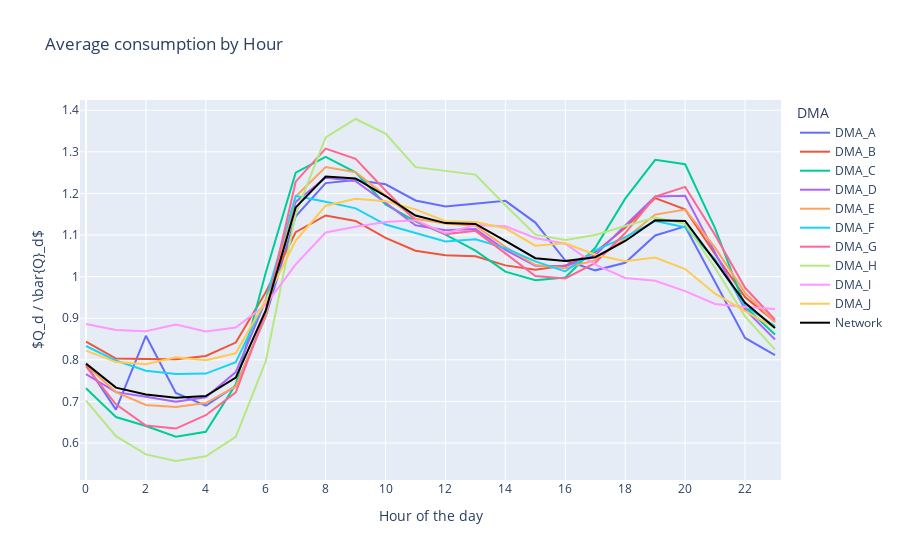

Source (notebook cell):
### Markdown cell above
## Daily patterns 

### Scaled average daily patterns 
This fig shows the behaviour of the consumption Q over a day for each DMA and the whole network.

### Code cell
# Plot the average consumption of a day at the hourly level
dmas_h_q['Network'] = dmas_h_q.sum(axis=1, skipna=False)
colors = px.colors.qualitative.Plotly.copy()
colors.append('#000000')

dmas_h_q__byhour = dmas_h_q.groupby(dmas_h_q.index.hour)

fig = go.Figure()

for i, dma in enumerate(dmas_h_q.columns):
    fig.add_trace(go.Scatter(x=dmas_h_q__byhour[dma].mean().index, 
                             y=dmas_h_q__byhour[dma].mean()/dmas_h_q__byhour[dma].mean().mean(), 
                             name=dma,
                             text=dmas_h_q__byhour[dma].mean(),
                             line=dict(color=colors[i]),
                             hovertemplate='Hour %{x}: %{text:.1f} L/s <b>'+dma+'</b>'
                            )
                    )

fig.update_layout(
    title='Average consumption by Hour',
    xaxis_title='Hour of the day',
    yaxis_title=r'$Q_d / \bar{Q}_d$',
    legend_title='DMA',
    xaxis=dict(
        range=[-0.2, 23.2],
        tickmode='array',
        tickvals=list(range(0, 25, 2)),
        ticktext=list(range(0, 25, 2))
    )
)

fig.show()

### Figure 1 — Plotly figure (JSON) as saved in the notebook; plotly's stock layout.template omitted (floating-point values rounded to 4 significant figures)
{"data": [{"hovertemplate": "Hour %{x}: %{text:.1f} L/s <b>DMA_A</b>", "line": {"color": "#636EFA"}, "name": "DMA_A", "text": [6.642, 5.728, 7.223, 6.064, 5.807, 6.21, 7.616, 9.642, 10.31, 10.37, 10.29, 9.961, 9.841, 9.894, 9.954, 9.514, 8.746, 8.547, 8.7, 9.253, 9.436, 8.31, 7.178, 6.829], "type": "scatter", "x": [0, 1, 2, 3, 4, 5, 6, 7, 8, 9, 10, 11, 12, 13, 14, 15, 16, 17, 18, 19, 20, 21, 22, 23], "y": [0.7888, 0.6803, 0.8579, 0.7202, 0.6897, 0.7376, 0.9045, 1.145, 1.225, 1.232, 1.222, 1.183, 1.169, 1.175, 1.182, 1.13, 1.039, 1.015, 1.033, 1.099, 1.121, 0.9869, 0.8525, 0.8111]}, {"hovertemplate": "Hour %{x}: %{text:.1f} L/s <b>DMA_B</b>", "line": {"color": "#EF553B"}, "name": "DMA_B", "text": [8.064, 7.676, 7.663, 7.66, 7.736, 8.042, 9.198, 10.58, 10.96, 10.84, 10.45, 10.15, 10.05, 10.03, 9.816, 9.716, 9.812, 10.12, 10.68, 11.36, 11.1, 10.07, 9.088, 8.523], "type": "scatter", "x": [0, 1, 2, 3, 4, 5, 6, 7, 8, 9, 10, 11, 12, 13, 14, 15, 16, 17, 18, 19, 20, 21, 22, 23], "y": [0.8437, 0.8031, 0.8018, 0.8015, 0.8094, 0.8415, 0.9624, 1.107, 1.147, 1.134, 1.093, 1.062, 1.051, 1.049, 1.027, 1.017, 1.027, 1.059, 1.118, 1.189, 1.162, 1.054, 0.9508, 0.8918]}, {"hovertemplate": "Hour %{x}: %{text:.1f} L/s <b>DMA_C</b>", "line": {"color": "#00CC96"}, "name": "DMA_C", "text": [3.295, 2.985, 2.887, 2.772, 2.825, 3.34, 4.547, 5.631, 5.802, 5.635, 5.288, 5.103, 4.961, 4.787, 4.559, 4.466, 4.495, 4.818, 5.35, 5.77, 5.723, 5.029, 4.18, 3.877], "type": "scatter", "x": [0, 1, 2, 3, 4, 5, 6, 7, 8, 9, 10, 11, 12, 13, 14, 15, 16, 17, 18, 19, 20, 21, 22, 23], "y": [0.7315, 0.6625, 0.6408, 0.6153, 0.6271, 0.7413, 1.009, 1.25, 1.288, 1.251, 1.174, 1.133, 1.101, 1.063, 1.012, 0.9914, 0.9978, 1.069, 1.188, 1.281, 1.27, 1.116, 0.9278, 0.8607]}, {"hovertemplate": "Hour %{x}: %{text:.1f} L/s <b>DMA_D</b>", "line": {"color": "#AB63FA"}, "name": "DMA_D", "text": [25.7, 24.24, 23.87, 23.46, 23.84, 25.86, 31.65, 39.59, 41.54, 41.27, 39.52, 37.7, 37.31, 37.4, 35.71, 34.44, 34.41, 35.3, 37.69, 40.02, 40.09, 35.44, 30.91, 28.49], "type": "scatter", "x": [0, 1, 2, 3, 4, 5, 6, 7, 8, 9, 10, 11, 12, 13, 14, 15, 16, 17, 18, 19, 20, 21, 22, 23], "y": [0.7658, 0.7223, 0.7114, 0.6991, 0.7102, 0.7707, 0.943, 1.18, 1.238, 1.23, 1.178, 1.123, 1.112, 1.114, 1.064, 1.026, 1.025, 1.052, 1.123, 1.193, 1.194, 1.056, 0.921, 0.8489]}, {"hovertemplate": "Hour %{x}: %{text:.1f} L/s <b>DMA_E</b>", "line": {"color": "#FFA15A"}, "name": "DMA_E", "text": [61.01, 55.98, 53.6, 53.2, 53.95, 57.03, 70.26, 92.42, 97.91, 96.93, 92.59, 88.27, 87.4, 86.99, 83.04, 79.65, 79.08, 80.56, 84.59, 89.06, 89.98, 82.89, 74.48, 69.01], "type": "scatter", "x": [0, 1, 2, 3, 4, 5, 6, 7, 8, 9, 10, 11, 12, 13, 14, 15, 16, 17, 18, 19, 20, 21, 22, 23], "y": [0.7873, 0.7224, 0.6916, 0.6864, 0.6962, 0.736, 0.9067, 1.193, 1.263, 1.251, 1.195, 1.139, 1.128, 1.123, 1.072, 1.028, 1.02, 1.04, 1.092, 1.149, 1.161, 1.07, 0.961, 0.8905]}, {"hovertemplate": "Hour %{x}: %{text:.1f} L/s <b>DMA_F</b>", "line": {"color": "#19D3F3"}, "name": "DMA_F", "text": [6.703, 6.421, 6.226, 6.162, 6.169, 6.39, 7.597, 9.605, 9.494, 9.364, 9.052, 8.883, 8.724, 8.766, 8.595, 8.339, 8.146, 8.552, 8.807, 9.117, 8.999, 8.378, 7.479, 7.089], "type": "scatter", "x": [0, 1, 2, 3, 4, 5, 6, 7, 8, 9, 10, 11, 12, 13, 14, 15, 16, 17, 18, 19, 20, 21, 22, 23], "y": [0.8333, 0.7982, 0.774, 0.766, 0.7669, 0.7944, 0.9444, 1.194, 1.18, 1.164, 1.125, 1.104, 1.085, 1.09, 1.069, 1.037, 1.013, 1.063, 1.095, 1.133, 1.119, 1.042, 0.9298, 0.8812]}, {"hovertemplate": "Hour %{x}: %{text:.1f} L/s <b>DMA_G</b>", "line": {"color": "#FF6692"}, "name": "DMA_G", "text": [19.02, 16.81, 15.58, 15.4, 16.18, 17.51, 22.16, 29.8, 31.73, 31.13, 29.28, 27.53, 26.74, 26.93, 25.62, 24.3, 24.16, 25.06, 26.8, 28.93, 29.49, 26.69, 23.61, 21.75], "type": "scatter", "x": [0, 1, 2, 3, 4, 5, 6, 7, 8, 9, 10, 11, 12, 13, 14, 15, 16, 17, 18, 19, 20, 21, 22, 23], "y": [0.7841, 0.6931, 0.6421, 0.6348, 0.6669, 0.722, 0.9136, 1.228, 1.308, 1.283, 1.207, 1.135, 1.102, 1.11, 1.056, 1.002, 0.9958, 1.033, 1.105, 1.193, 1.216, 1.1, 0.9732, 0.8965]}, {"hovertemplate": "Hour %{x}: %{text:.1f} L/s <b>DMA_H</b>", "line": {"color": "#B6E880"}, "name": "DMA_H", "text": [14.23, 12.49, 11.61, 11.28, 11.52, 12.46, 16.14, 23.31, 27.05, 27.94, 27.24, 25.6, 25.42, 25.23, 23.74, 22.31, 22.05, 22.29, 22.73, 23.14, 22.84, 20.68, 18.33, 16.71], "type": "scatter", "x": [0, 1, 2, 3, 4, 5, 6, 7, 8, 9, 10, 11, 12, 13, 14, 15, 16, 17, 18, 19, 20, 21, 22, 23], "y": [0.7022, 0.6164, 0.5728, 0.5568, 0.5682, 0.615, 0.7965, 1.15, 1.335, 1.379, 1.344, 1.263, 1.254, 1.245, 1.172, 1.101, 1.088, 1.1, 1.122, 1.142, 1.127, 1.021, 0.9044, 0.8245]}, {"hovertemplate": "Hour %{x}: %{text:.1f} L/s <b>DMA_I</b>", "line": {"color": "#FF97FF"}, "name": "DMA_I", "text": [17.45, 17.17, 17.11, 17.42, 17.1, 17.29, 18.37, 20.27, 21.79, 22.06, 22.28, 22.37, 21.76, 22.14, 22.08, 21.53, 21.26, 20.27, 19.63, 19.5, 19.01, 18.4, 18.26, 18.16], "type": "scatter", "x": [0, 1, 2, 3, 4, 5, 6, 7, 8, 9, 10, 11, 12, 13, 14, 15, 16, 17, 18, 19, 20, 21, 22, 23], "y": [0.8861, 0.872, 0.8686, 0.8847, 0.8684, 0.8778, 0.9325, 1.029, 1.106, 1.12, 1.131, 1.136, 1.105, 1.124, 1.121, 1.093, 1.079, 1.029, 0.9967, 0.9902, 0.9653, 0.9345, 0.9272, 0.922]}, {"hovertemplate": "Hour %{x}: %{text:.1f} L/s <b>DMA_J</b>", "line": {"color": "#FECB52"}, "name": "DMA_J", "text": [21.66, 20.93, 20.8, 21.24, 21.04, 21.49, 24.84, 28.63, 30.83, 31.28, 31.12, 30.61, 29.85, 29.8, 29.41, 28.3, 28.46, 27.74, 27.33, 27.55, 26.82, 25.26, 24.16, 23.11], "type": "scatter", "x": [0, 1, 2, 3, 4, 5, 6, 7, 8, 9, 10, 11, 12, 13, 14, 15, 16, 17, 18, 19, 20, 21, 22, 23], "y": [0.8222, 0.7946, 0.7897, 0.8061, 0.7988, 0.8158, 0.943, 1.087, 1.17, 1.187, 1.181, 1.162, 1.133, 1.131, 1.116, 1.074, 1.08, 1.053, 1.037, 1.046, 1.018, 0.9589, 0.917, 0.877]}, {"hovertemplate": "Hour %{x}: %{text:.1f} L/s <b>Network</b>", "line": {"color": "#000000"}, "name": "Network", "text": [183.6, 170.2, 166.4, 164.6, 165.5, 175.8, 213.4, 270.8, 288.0, 286.9, 277.1, 266.3, 262.0, 261.6, 252.1, 242.4, 240.8, 243.0, 252.0, 263.7, 263.2, 240.8, 217.6, 203.4], "type": "scatter", "x": [0, 1, 2, 3, 4, 5, 6, 7, 8, 9, 10, 11, 12, 13, 14, 15, 16, 17, 18, 19, 20, 21, 22, 23], "y": [0.7909, 0.7332, 0.7168, 0.7091, 0.713, 0.7574, 0.9191, 1.166, 1.241, 1.236, 1.194, 1.147, 1.129, 1.127, 1.086, 1.044, 1.037, 1.047, 1.086, 1.136, 1.134, 1.038, 0.9372, 0.8764]}], "layout": {"legend": {"title": {"text": "DMA"}}, "title": {"text": "Average consumption by Hour"}, "xaxis": {"range": [-0.2, 23.2], "tickmode": "array", "ticktext": [0, 2, 4, 6, 8, 10, 12, 14, 16, 18, 20, 22, 24], "tickvals": [0, 2, 4, 6, 8, 10, 12, 14, 16, 18, 20, 22, 24], "title": {"text": "Hour of the day"}}, "yaxis": {"title": {"text": "$Q_d / \\bar{Q}_d$"}}}}
